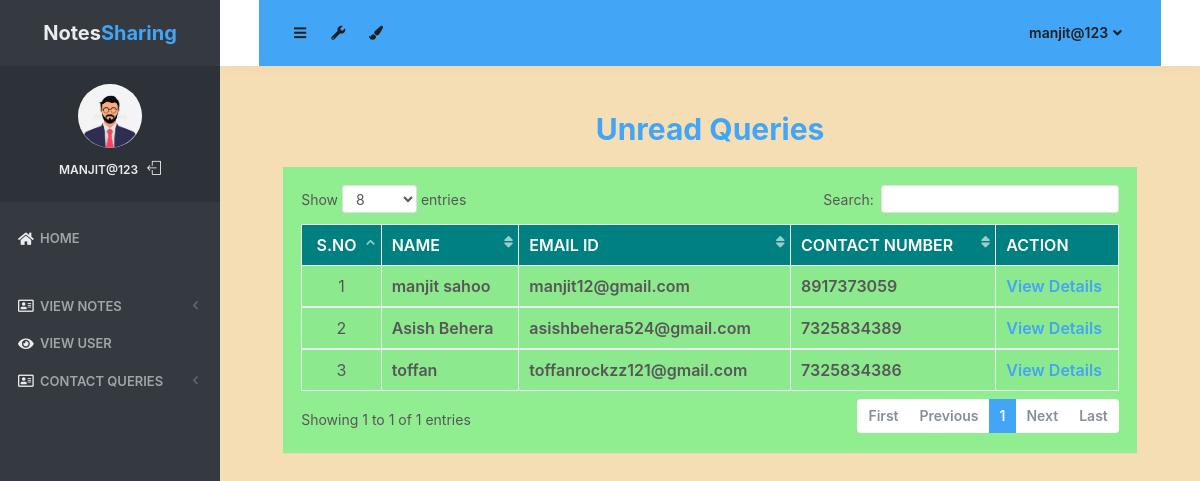
Screenshot of /unread_queries (signed in) with the database file from the repository.
### notes/models.py (models this page shows, shortened)
class Contact(models.Model):
    fullname = models.CharField(max_length=100, null=True)
    email = models.CharField(max_length=50, null=True)
    mobile = models.CharField(max_length=15, null=True)
    subject = models.CharField(max_length=100, null=True)
    message = models.CharField(max_length=300, null=True)
    msgdate = models.DateField(null=True)
    isread = models.CharField(max_length=10,null=True)

### notes/views.py (the view)
# urls.py: path('unread_queries', unread_queries, name='unread_queries'),
def unread_queries(request):
    if not request.user.is_authenticated:
        return redirect('login_admin')
    contact = Contact.objects.filter(isread="no")
    return render(request,'unread_queries.html', locals())

### notes/templates/unread_queries.html (shortened to what this page needs)
{% load static %}
<html lang="en" class="no-focus">
    <head>
        <link rel="stylesheet" href="{% static 'js/plugins/datatables/dataTables.bootstrap4.min.css' %}">
        <link rel="stylesheet" id="css-main" href="{% static 'css1/codebase.min.css' %}">
    </head>
    <body style="background-color:wheat;">
        <div id="page-container" class="sidebar-o sidebar-inverse side-scroll page-header-fixed main-content-narrow">
         {% include "sidebar.html" %}
            {% include "admin_nav.html" %}
            <main id="main-container"><br>
                <div class="content">
                    <h2 class=" text-primary font-weight-bold text-center">Unread Queries</h2>
                    <div class="block" style="background-color:lightgreen;">
                        <div class="block-content block-content-full">
                            <table class="table table-bordered table-striped table-vcenter js-dataTable-full-pagination">
                                <thead class="text-white" style="background-color :teal;">
                                    <tr>
                                        <th class="text-center">S.No</th>
                                        <th class="d-none d-sm-table-cell">Name</th>
                                        <th class="d-none d-sm-table-cell">Email ID</th>
                                        <th class="d-none d-sm-table-cell">Contact Number</th>
                                        <th class="d-none d-sm-table-cell" style="width: 15%;">Action</th>
                                    </tr>
                                </thead>
                                {% for i in contact %}
                                <tbody>
                                    <tr>
                                        <td class="text-center">{{forloop.counter}}</td>
                                        <td class="font-w600">{{i.fullname}}</td>
                                        <td class="font-w600">{{i.email}}</td>
                                        <td class="font-w600">{{i.mobile}}</td>
										<td class="font-w600"><a href="{% url 'view_queries' i.id %}" class="text-primary">View Details</a></td>
                                    </tr>
                                        {% endfor %}
                                </tbody>
                            </table>
                        </div>
                    </div>
                </div>
            </main>
</div>
 <link rel="stylesheet" href="https://use.fontawesome.com/releases/v5.6.3/css/all.css">
    </body>
</html>

### notes/templates/sidebar.html (shortened to what this page needs)
{% load static %}
   <nav id="sidebar">
                <div id="sidebar-scroll">
                    <div class="sidebar-content">
                        <div class="content-header content-header-fullrow px-15">
                            <div class="content-header-section text-center align-parent sidebar-mini-hidden">
                                <div class="content-header-item">
                                    <a class="link-effect font-w700" href="{% url 'admin_home' %}">
                                           <span class="font-size-xl text-dual-primary-dark">Notes</span><span class="font-size-xl text-primary">Sharing</span>
                                    </a>
                                </div>
                            </div>
                        </div>
                        <div class="content-side content-side-full content-side-user px-10 align-parent">
                            <div class="sidebar-mini-hidden-b text-center">
                                <a class="img-link" href="be_pages_generic_profile.html">
                                    <img class="img-avatar" src="{% static 'img/avatars/logo1.jpg' %}" alt="">
                                </a>
                                <ul class="list-inline mt-10">
                                    <li class="list-inline-item">
                                        <a class="link-effect text-dual-primary-dark font-size-xs font-w600 text-uppercase" href="{% url 'admin_home' %}">{{ request.user.username }}</a>
                                    </li>
                                    <li class="list-inline-item">
                                        <a class="link-effect text-dual-primary-dark" href="{% url 'logout' %}">
                                            <i class="si si-logout"></i>
                                        </a>
                                    </li>
                                </ul>
                            </div>
                        </div>
                        <div class="content-side content-side-full">
                            <ul class="nav-main">
                                <li class="open">
                                    <a href="{% url 'admin_home' %}"><i class="fas fa-home"></i><span class="sidebar-mini-hide">Home</span></a>
                                </li>
                                <li class="nav-main-heading"><span class="sidebar-mini-visible">UI</span></li>
                                <li>
                                    <a class="nav-submenu" data-toggle="nav-submenu"><i class="far fa-address-card"></i>View Notes</a>
                                </li>
                                <li>
                                    <a  href="{% url 'view_users' %}"><i class="fas fa-eye"></i><span class="sidebar-mini-hide">View User</span></a>
                                </li>
                                <li>
                                    <a class="nav-submenu" data-toggle="nav-submenu"><i class="far fa-address-card"></i>Contact Queries</a>
                                </li>
                           </ul>
                        </div>
                    </div>
                </div>
            </nav>

### notes/templates/admin_nav.html (shortened to what this page needs)
{% load static %}
            <header id="page-header">
                <div class="content-header bg-primary">
                    <div class="content-header-section">
                        <button type="button" class="btn btn-circle btn-dual-secondary" data-toggle="layout" data-action="sidebar_toggle">
                            <i class="fa fa-navicon"></i>
                        </button>
                        <div class="btn-group" role="group">
                            <button type="button" class="btn btn-circle btn-dual-secondary" id="page-header-options-dropdown" data-toggle="dropdown" aria-haspopup="true" aria-expanded="false">
                                <i class="fa fa-wrench"></i>
                            </button>
                        </div>
                        <div class="btn-group" role="group">
                            <button type="button" class="btn btn-circle btn-dual-secondary" id="page-header-themes-dropdown" data-toggle="dropdown" aria-haspopup="true" aria-expanded="false">
                                <i class="fa fa-paint-brush"></i>
                            </button>
                        </div>
                    </div>
                    <div class="content-header-section">
                        <div class="btn-group" role="group">
                            <button type="button" class="btn btn-rounded btn-dual-secondary" id="page-header-user-dropdown" data-toggle="dropdown" aria-haspopup="true" aria-expanded="false">
                                {{ request.user.username}}<i class="fa fa-angle-down ml-5"></i>
                            </button>
                        </div>
                    </div>
                </div>
            </header>

### rows the page displays
Contact: fullname "manjit sahoo", email "manjit12@gmail.com", mobile "8917373059"
Contact: fullname "Asish Behera", email "asishbehera524@gmail.com", mobile "7325834389"
Contact: fullname "toffan", email "toffanrockzz121@gmail.com", mobile "7325834386"

### other values shown
{{ request.user.username }} "MANJIT@123"
{{ request.user.username }} "manjit@123"
